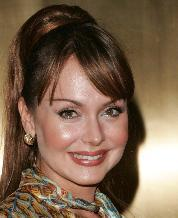
#> input picture wk4/data/images/eigenface/000009.jpg, 178 x 218 px; its folder holds only this picture in this run
$ python eigenFace.py
#> lines starting #> are read from the running program, lines starting #| are printed output that depends on the picture
# Import necessary packages
from __future__ import print_function
import os
import sys
import cv2
import numpy as np

# Create data matrix from a list of images
def createDataMatrix(images):
  print("Creating data matrix",end=" ... ")
  '''
  Allocate space for all images in one data matrix.
  The size of the data matrix is

  ( w  * h  * 3, numImages )

  where,

  w = width of an image in the dataset.
  h = height of an image in the dataset.
  3 is for the 3 color channels.
  '''

  numImages = len(images)
  sz = images[0].shape
  data = np.zeros((numImages, sz[0] * sz[1] * sz[2]), dtype=np.float32)
  for i in range(0, numImages):
    image = images[i].flatten()
    data[i,:] = image

  print("DONE")
  return data

# Read images from the directory
def readImages(path):
#> called with path = '../data/images/eigenface'
  print("Reading images from " + path, end="...")
  # Create array of array of images.
  images = []
  # List all files in the directory and read points from text files one by one
  for filePath in sorted(os.listdir(path)):
    fileExt = os.path.splitext(filePath)[1]
    if fileExt in [".jpg", ".jpeg"]:

      # Add to array of images
      imagePath = os.path.join(path, filePath)
      im = cv2.imread(imagePath)
#> im is the input picture: shape (218, 178, 3); mean B, G, R 76.8, 98.1, 122.8

      if im is None :
        print("image:{} not read properly".format(imagePath))
      else :
        # Convert image to floating point
        im = np.float32(im)/255.0
        # Add image to list
        images.append(im)
        # Flip image
        imFlip = cv2.flip(im, 1);
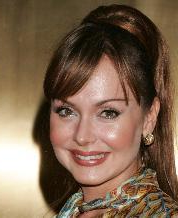
#> imFlip: shape (218, 178, 3) float32; mean B, G, R 0.301, 0.385, 0.482
        # Append flipped image
        images.append(imFlip)

  numImages = len(images) / 2
#> numImages = 1
  # Exit if no image found
  if numImages == 0 :
    print("No images found")
    sys.exit(0)

  print(str(numImages) + " files read.")
#| 1.0 files read.
  return images

# Add the weighted eigen faces to the mean face
def createNewFace(*args):
  # Start with the mean image
  output = averageFace

  # Add the eigen faces with the weights
  for i in range(0, NUM_EIGEN_FACES):
    '''
    OpenCV does not allow slider values to be negative.
    So we use weight = sliderValue - MAX_SLIDER_VALUE / 2
    '''
    sliderValues[i] = cv2.getTrackbarPos("Weight" + str(i), "Trackbars");
    weight = sliderValues[i] - MAX_SLIDER_VALUE/2
    output = np.add(output, eigenFaces[i] * weight)

  # Display Result at 2x size
  output = cv2.resize(output, (0,0), fx=2, fy=2)
  cv2.imshow("Result", output)

def resetSliderValues(*args):
  for i in range(0, NUM_EIGEN_FACES):
    cv2.setTrackbarPos("Weight" + str(i), "Trackbars", MAX_SLIDER_VALUE/2);
  createNewFace()

if __name__ == '__main__':

  # Number of EigenFaces
  NUM_EIGEN_FACES = 10

  # Maximum weight
  MAX_SLIDER_VALUE = 255

  # Directory containing images
  dirName = "../data/images/eigenface"

  # Read images
  images = readImages(dirName)
#> images = 2 items

  # Size of images
  sz = images[0].shape
#> sz = (218, 178, 3)

  # Create data matrix for PCA.
  data = createDataMatrix(images)
#> in createDataMatrix, `numImages = len(images)`: numImages = 2

  # Compute the eigenvectors from the stack of images created
  print("Calculating PCA ", end="...")
  mean, eigenVectors = cv2.PCACompute(data, mean=None, maxComponents=NUM_EIGEN_FACES)
  print("DONE")

  averageFace = mean.reshape(sz)
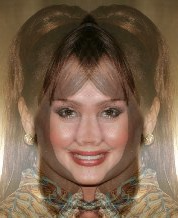
#> averageFace: shape (218, 178, 3) float32; mean of channels 0, 1, 2 0.301, 0.385, 0.481; drawn as B, G, R

  eigenFaces = [];

  for eigenVector in eigenVectors:
    eigenFace = eigenVector.reshape(sz)
    eigenFaces.append(eigenFace)
#> this loop made 2 passes
#> pass 1, `eigenFace = eigenVector.reshape(sz)`:
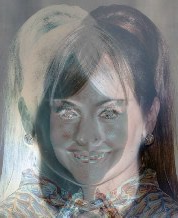
#> eigenFace: shape (218, 178, 3) float32; mean of channels 0, 1, 2 3.71e-12, 3.17e-13, -4.82e-13; drawn with min black and max white
#> pass 2, `eigenFace = eigenVector.reshape(sz)`:
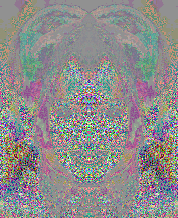
#> eigenFace: shape (218, 178, 3) float32; mean of channels 0, 1, 2 -0.000366, -0.000393, -0.000221; drawn with min black and max white
#> after the loop, eigenFaces = 2 items

  # Create window for displaying Mean Face
  cv2.namedWindow("Result", cv2.WINDOW_AUTOSIZE)

  # Display result at 2x size
  output = cv2.resize(averageFace, (0,0), fx=2, fy=2)
  cv2.imshow("Result", output)

  # Create Window for trackbars
  cv2.namedWindow("Trackbars", cv2.WINDOW_AUTOSIZE)

  sliderValues = []

  # Create Trackbars
  for i in range(0, NUM_EIGEN_FACES):
    sliderValues.append(MAX_SLIDER_VALUE/2)
    cv2.createTrackbar( "Weight" + str(i), "Trackbars", int(MAX_SLIDER_VALUE/2), MAX_SLIDER_VALUE, createNewFace)

  # You can reset the sliders by clicking on the mean image.
  cv2.setMouseCallback("Result", resetSliderValues);

  print('''Usage:
  Change the weights using the sliders
  Click on the result window to reset sliders
  Hit ESC to terminate program.''')

  cv2.waitKey(0)
  cv2.destroyAllWindows()

$ run again, on wk4/data/images/eigenface/000032.jpg
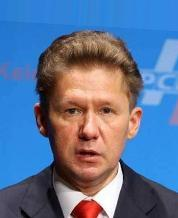
#> input picture wk4/data/images/eigenface/000032.jpg, 178 x 218 px
#> in readImages, im is the input picture: shape (218, 178, 3); mean B, G, R 150.5, 115.9, 94.1
#> in readImages, `imFlip = cv2.flip(im, 1);`:
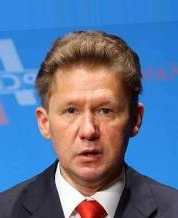
#> imFlip: shape (218, 178, 3) float32; mean B, G, R 0.59, 0.454, 0.369
#> in readImages, `numImages = len(images) / 2`: numImages = 1
#| 1.0 files read.
#> images = 2 items
#> in createDataMatrix, `numImages = len(images)`: numImages = 2
#> the loop `for eigenVector in eigenVectors:` made 2 passes
#> pass 2, `eigenFace = eigenVector.reshape(sz)`:
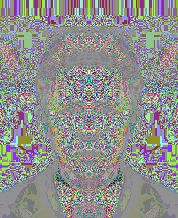
#> eigenFace: shape (218, 178, 3) float32; mean of channels 0, 1, 2 -0.000229, -0.000109, -0.000124; drawn with min black and max white
#> after the loop `for eigenVector in eigenVectors:`: eigenFaces = 2 items

$ run again, on wk4/data/images/eigenface/000087.jpg
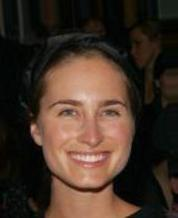
#> input picture wk4/data/images/eigenface/000087.jpg, 178 x 218 px
#> in readImages, im is the input picture: shape (218, 178, 3); mean B, G, R 38.7, 49.6, 66.5
#> in readImages, `imFlip = cv2.flip(im, 1);`:
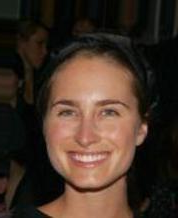
#> imFlip: shape (218, 178, 3) float32; mean B, G, R 0.152, 0.195, 0.261
#> in readImages, `numImages = len(images) / 2`: numImages = 1
#| 1.0 files read.
#> images = 2 items
#> in createDataMatrix, `numImages = len(images)`: numImages = 2
#> the loop `for eigenVector in eigenVectors:` made 2 passes
#> pass 2, `eigenFace = eigenVector.reshape(sz)`:
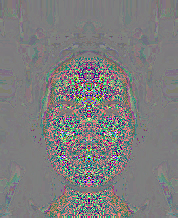
#> eigenFace: shape (218, 178, 3) float32; mean of channels 0, 1, 2 -0.00017, -0.000191, -0.000138; drawn with min black and max white
#> after the loop `for eigenVector in eigenVectors:`: eigenFaces = 2 items

$ run again, on wk4/data/images/eigenface/000136.jpg
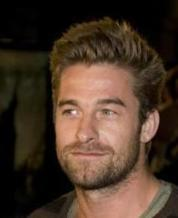
#> input picture wk4/data/images/eigenface/000136.jpg, 178 x 218 px
#> in readImages, im is the input picture: shape (218, 178, 3); mean B, G, R 40.5, 54.4, 73
#> in readImages, `imFlip = cv2.flip(im, 1);`:
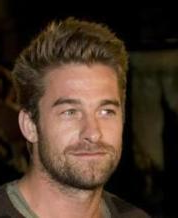
#> imFlip: shape (218, 178, 3) float32; mean B, G, R 0.159, 0.213, 0.286
#> in readImages, `numImages = len(images) / 2`: numImages = 1
#| 1.0 files read.
#> images = 2 items
#> in createDataMatrix, `numImages = len(images)`: numImages = 2
#> the loop `for eigenVector in eigenVectors:` made 2 passes
#> pass 2, `eigenFace = eigenVector.reshape(sz)`:
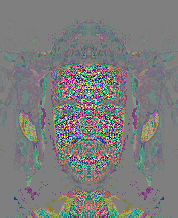
#> eigenFace: shape (218, 178, 3) float32; mean of channels 0, 1, 2 -0.000293, -0.000228, -0.0003; drawn with min black and max white
#> after the loop `for eigenVector in eigenVectors:`: eigenFaces = 2 items

$ run again, on wk4/data/images/eigenface/000018.jpg
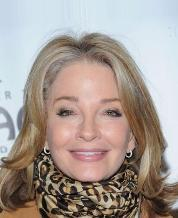
#> input picture wk4/data/images/eigenface/000018.jpg, 178 x 218 px
#> in readImages, im is the input picture: shape (218, 178, 3); mean B, G, R 148.7, 155.3, 167.1
#> in readImages, `numImages = len(images) / 2`: numImages = 1
#| 1.0 files read.
#> images = 2 items
#> in createDataMatrix, `numImages = len(images)`: numImages = 2
#> the loop `for eigenVector in eigenVectors:` made 2 passes
#> after the loop `for eigenVector in eigenVectors:`: eigenFaces = 2 items
#> `output = cv2.resize(averageFace, (0,0), fx=2, fy=2)`:
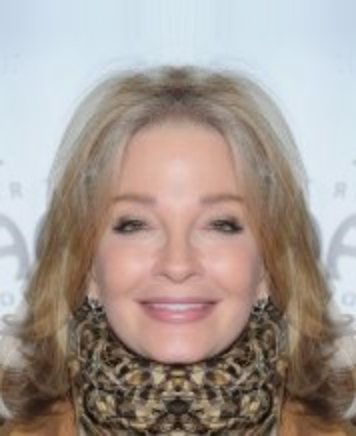
#> output: shape (436, 356, 3) float32; mean of channels 0, 1, 2 0.583, 0.609, 0.655; drawn as B, G, R
